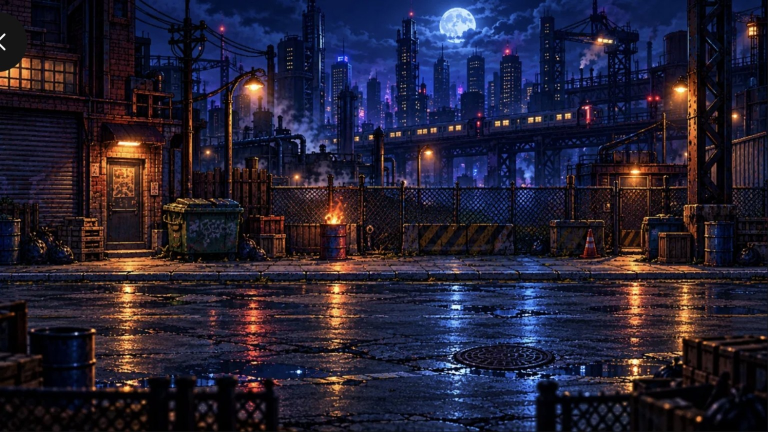
#> input picture assets/backgrounds/source/stage1_scenario01_barrio_bajo.jpg, 1536 x 864 px (shown at 1/2 size)
$ python build_backgrounds.py
#> lines starting #> are read from the running program, lines starting #| are printed output that depends on the picture
#!/usr/bin/env python3
"""Genera los fondos HD en assets/backgrounds/hd/ (alto 720, ancho >= 1280).

Fuentes a resolucion completa del usuario (assets/backgrounds/source/):
  stage1_scenario01 <- stage1_scenario01_barrio_bajo.jpg (1536x864)
  stage2_scenario01 <- stage2_scenario01_tuberias.png    (1672x941)
  stage2_scenario02 <- stage2_scenario02_fundicion.png   (1672x941)
Se reducen a 1600x900 -> recorte a 1600x720 conservando el suelo (parte baja)
para dejar margen de paneo horizontal. Los demas escenarios solo existen como
tiras 816x276 (assets/backgrounds/stageN_scenarioNN.png); se escalan a alto
720 en tiempo de ejecucion (no se generan copias: no ganarian detalle y
pesarian ~25 MB). Las miniaturas de las hojas de referencia
(~390 px de ancho) tienen menos resolucion que esas tiras y no se usan.
Uso: python3 tools/build_backgrounds.py
"""
from pathlib import Path
from PIL import Image

ROOT = Path(__file__).resolve().parents[1]
SRC = ROOT / "assets/backgrounds/source"
OUT = ROOT / "assets/backgrounds/hd"
FULL = {
    "stage1_scenario01": "stage1_scenario01_barrio_bajo.jpg",
    "stage2_scenario01": "stage2_scenario01_tuberias.png",
    "stage2_scenario02": "stage2_scenario02_fundicion.png",
}


def from_full(path):
    im = Image.open(path).convert("RGB").resize((1600, 900), Image.LANCZOS)
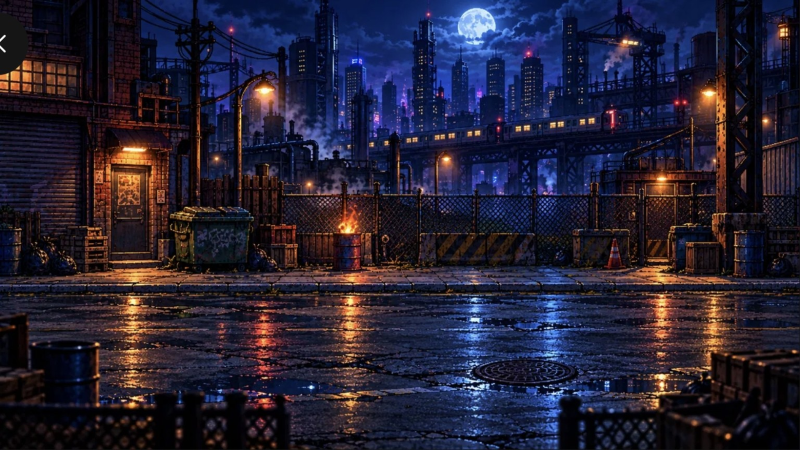
#> im: PIL image 1600x900 RGB (shown at 1/2 size); mean R, G, B 37.2, 32.6, 51.2
    return im.crop((0, 900 - 720 - 60, 1600, 900 - 60))   # quita cielo, conserva suelo
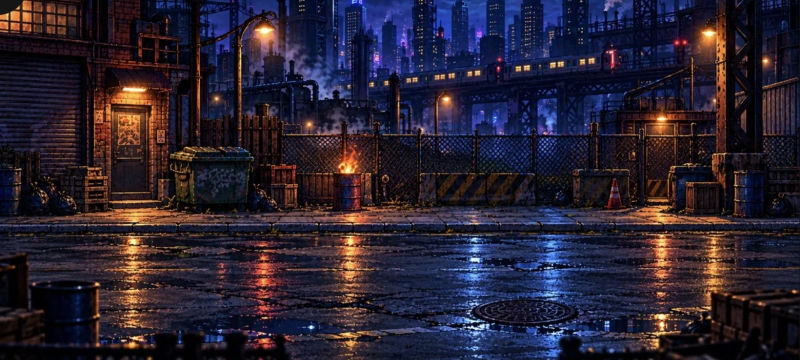
#> returned value: PIL image 1600x720 RGB (shown at 1/2 size); mean R, G, B 41.3, 33.7, 49.1


def main():
    OUT.mkdir(parents=True, exist_ok=True)
    for stage in range(1, 6):
        for sc in range(1, 5):
            name = f"stage{stage}_scenario{sc:02d}"
            if name not in FULL: continue
            im, how = from_full(SRC / FULL[name]), "fuente completa"
#> how = 'fuente completa'
            im.save(OUT / f"{name}.png", optimize=True)
            print(f"{name}: {im.size[0]}x{im.size[1]} ({how})")
#| stage1_scenario01: 1600x720 (fuente completa)
#> pass 2 of the loop in main, `for stage in range(1, 6):`:
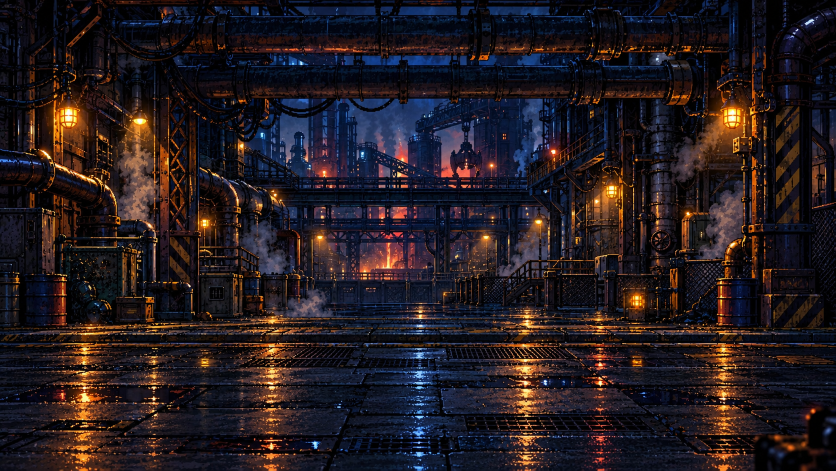
#> input picture assets/backgrounds/source/stage2_scenario01_tuberias.png, 1672 x 941 px (shown at 1/2 size)
#> in from_full (call 2), `im = Image.open(path).convert("RGB").resize((1600, 900), Image.LANCZOS)`:
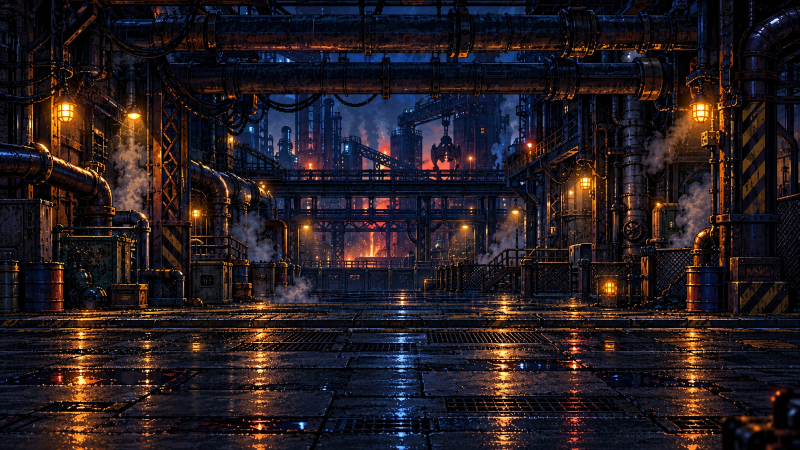
#> im: PIL image 1600x900 RGB (shown at 1/2 size); mean R, G, B 36.2, 27.5, 31.9
#> in from_full (call 2), `return im.crop((0, 900 - 720 - 60, 1600, 900 - 60))`:
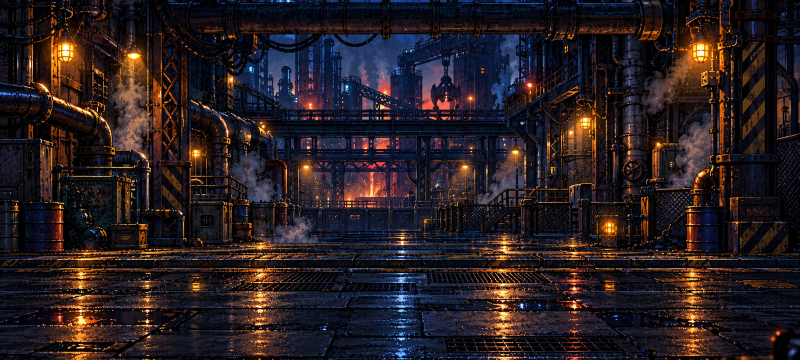
#> returned value: PIL image 1600x720 RGB (shown at 1/2 size); mean R, G, B 39.7, 29.8, 33.2
#| stage2_scenario01: 1600x720 (fuente completa)


if __name__ == "__main__":
    main()
